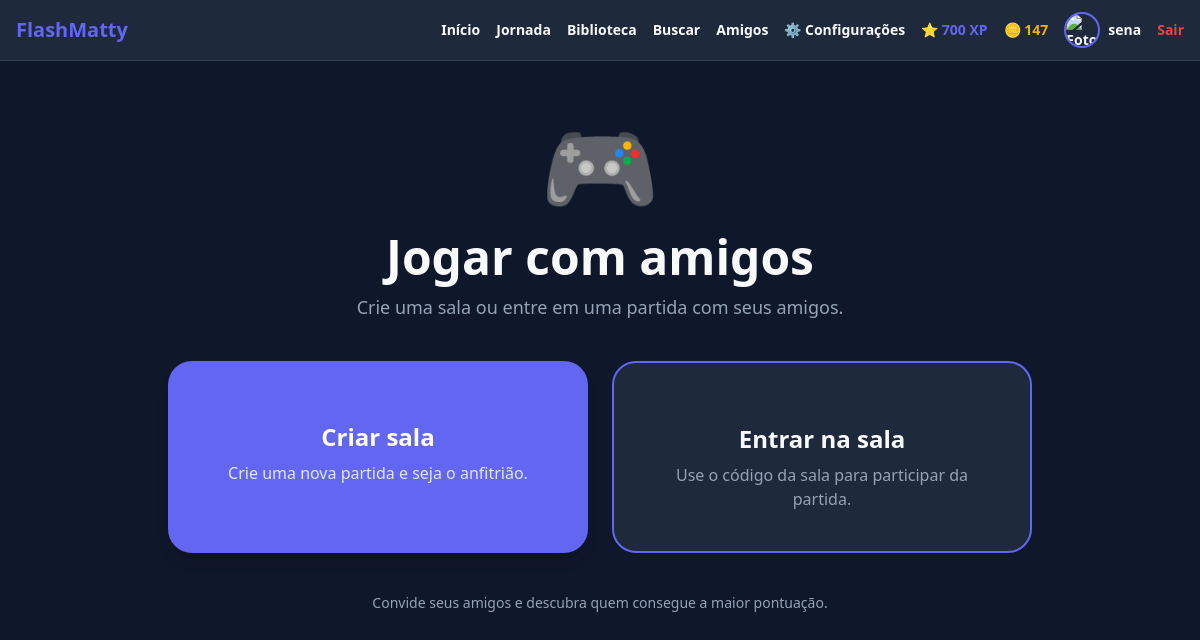
/multiplayer/ (signed in), run on the app's committed database.
### models.py (models this page shows, shortened)
class Usuario(UserMixin, db.Model):
    __tablename__ = "usuario"
    id = db.Column(
        db.Integer,
        primary_key=True
    )
    nome = db.Column(
        db.String(80),
        nullable=False
    )
    username = db.Column(
        db.String(40),
        unique=True,
        nullable=False
    )
    senha = db.Column(
        db.String(255),
        nullable=False
    )
    xp = db.Column(
        db.Integer,
        nullable=False,
        default=0
    )
    moedas = db.Column(
        db.Integer,
        nullable=False,
        default=0
    )
    acertos = db.Column(
        db.Integer,
        nullable=False,
        default=0
    )
    erros = db.Column(
        db.Integer,
        nullable=False,
        default=0
    )
    criado_em = db.Column(
        db.DateTime,
        nullable=False,
        default=datetime.utcnow
    )

### multiplayer/routes.py (the view)
@multiplayer_bp.route("/")
@login_required
def inicio():
    return render_template(
        "multiplayer/inicio.html"
    )

### app.py (called while the page is built)
@login_manager.user_loader
def carregar_usuario(user_id):
    try:
        return db.session.get(
            Usuario,
            int(user_id)
        )
    except (
        ValueError,
        TypeError
    ):
        return None

### social/routes.py (called while the page is built)
@social_bp.app_context_processor
def contexto_social():
    pedidos = 0
    if (
        current_user.is_authenticated
    ):
        pedidos = (
            Amizade.query
            .filter_by(
                destinatario_id=
                    current_user.id,
                status=
                    "pendente"
            )
            .count()
        )
    return {
        "social_csrf_token":
            gerar_csrf_token,
        "social_pedidos_pendentes":
            pedidos,
        "social_esta_online":
            esta_online,
        "social_formatar_ultimo_acesso":
            formatar_ultimo_acesso
    }

### templates/multiplayer/inicio.html (shortened to what this page needs)
{% extends "base.html" %}
{% block content %}
<div class="max-w-4xl mx-auto px-4 py-10 md:py-14">
    <div class="text-center">
        <div class="text-7xl md:text-8xl">
            🎮
        </div>
        <h1 class="
            text-4xl
            md:text-5xl
            font-black
            mt-5
            text-slate-900
        ">
            Jogar com amigos
        </h1>
        <p class="
            text-slate-500
            mt-3
            text-base
            md:text-lg
        ">
            Crie uma sala ou entre em uma partida com seus amigos.
        </p>
    </div>
    <div class="
        grid
        grid-cols-1
        md:grid-cols-2
        gap-6
        mt-10
    ">
        <a
            href="{{ url_for('multiplayer.criar') }}"
            class="
                group
                bg-indigo-600
                text-white
                rounded-3xl
                p-8
                md:p-10
                text-center
                shadow-lg
                transition
                duration-200
                hover:bg-indigo-700
                hover:shadow-xl
                hover:-translate-y-1
                focus:outline-none
                focus:ring-4
                focus:ring-indigo-300
            "
        >
            <h2 class="
                text-2xl
                font-black
                mt-5
            ">
                Criar sala
            </h2>
            <p class="
                mt-2
                text-indigo-100
            ">
                Crie uma nova partida e seja o anfitrião.
            </p>
        </a>
        <a
            href="{{ url_for('multiplayer.entrar') }}"
            class="
                group
                bg-white
                border-2
                border-indigo-200
                rounded-3xl
                p-8
                md:p-10
                text-center
                shadow-sm
                transition
                duration-200
                hover:border-indigo-400
                hover:shadow-xl
                hover:-translate-y-1
                focus:outline-none
                focus:ring-4
                focus:ring-indigo-200
            "
        >
            <h2 class="
                text-2xl
                font-black
                mt-5
                text-slate-900
            ">
                Entrar na sala
            </h2>
            <p class="
                text-slate-500
                mt-2
            ">
                Use o código da sala para participar da partida.
            </p>
        </a>
    </div>
    <div class="
        mt-10
        text-center
        text-sm
        text-slate-400
    ">
        Convide seus amigos e descubra quem consegue a maior pontuação.
    </div>
</div>
{% endblock %}

### templates/base.html (shortened to what this page needs)
<!DOCTYPE html>
<html lang="pt-BR">
<head>
    <script src="https://cdn.tailwindcss.com"></script>
</head>
<body
    class="
        app-body
        min-h-screen
    "
>
{% if current_user.is_authenticated %}
<header
    class="
        app-header
        border-b
        sticky
        top-0
        z-50
        backdrop-blur-xl
    "
>
    <div
        class="
            max-w-7xl
            mx-auto
            px-4
            py-3
            flex
            flex-wrap
            gap-4
            items-center
            justify-between
        "
    >
        <a
            href="{{ url_for('dashboard') }}"
            class="
                app-logo
                font-black
                text-xl
                transition
            "
        >
            FlashMatty
        </a>
        <nav
            class="
                flex
                flex-wrap
                items-center
                justify-end
                gap-3
                sm:gap-4
                text-sm
                font-bold
            "
        >
            <a
                href="{{ url_for('dashboard') }}"
                class="app-nav-link transition"
            >
                Início
            </a>
            <a
                href="{{ url_for('jornada') }}"
                class="app-nav-link transition"
            >
                Jornada
            </a>
            <a
                href="{{ url_for('biblioteca') }}"
                class="app-nav-link transition"
            >
                Biblioteca
            </a>
            <a
                href="{{ url_for('social.buscar_usuarios') }}"
                class="app-nav-link transition"
            >
                Buscar
            </a>
            <a
                href="{{ url_for('social.amigos') }}"
                class="
                    app-nav-link
                    relative
                    transition
                "
            >
                Amigos
            </a>
            <a
                href="{{ url_for('configuracoes') }}"
                class="
                    app-nav-link
                    transition
                "
                title="Configurações"
            >
                ⚙️
                <span class="hidden lg:inline">
                    Configurações
                </span>
            </a>
            <span
                class="
                    text-indigo-500
                    whitespace-nowrap
                "
            >
                ⭐ {{ current_user.xp or 0 }} XP
            </span>
            <span
                class="
                    text-yellow-500
                    whitespace-nowrap
                "
            >
                🪙 {{ current_user.moedas or 0 }}
            </span>
            <a
                href="{{ url_for(
                    'social.perfil',
                    username=current_user.username
                ) }}"
                class="
                    app-nav-link
                    flex
                    items-center
                    gap-2
                    transition
                "
            >
                <img
                    src="{{ url_for(
                        'social.foto_perfil',
                        usuario_id=current_user.id
                    ) }}"
                    alt="Foto de {{ current_user.nome }}"
                    class="
                        app-avatar
                        w-9
                        h-9
                        rounded-full
                        object-cover
                        border-2
                    "
                >
                <span class="hidden sm:inline">
                    {{ current_user.nome }}
                </span>
            </a>
            <a
                href="{{ url_for('logout') }}"
                class="
                    text-red-500
                    hover:text-red-400
                    transition
                "
            >
                Sair
            </a>
        </nav>
    </div>
</header>
{% endif %}
<main>
    {% block content %}
    {% endblock %}
</main>
</body>
</html>

### templates/base.html (style rules this page uses)
:root { --fm-primary: #6366f1; --fm-bg: #0f172a; --fm-card: #1e293b; --fm-surface: #334155; --fm-text: #f8fafc; --fm-muted: #94a3b8; --fm-border: #334155; --fm-on-primary: #ffffff; }
html, body { transition: background-color .20s ease, color .20s ease; }
body { background-color: var(--fm-bg) !important; color: var(--fm-text) !important; }
.app-header { background-color: var(--fm-card) !important; border-color: var(--fm-border) !important; color: var(--fm-text) !important; }
.app-logo { color: var(--fm-primary) !important; }
.app-nav-link { color: var(--fm-text) !important; }
.app-avatar { border-color: var(--fm-primary) !important; }
.bg-white, .bg-slate-800 { background-color: var(--fm-card) !important; }
.text-slate-900, .text-slate-800, .text-slate-700 { color: var(--fm-text) !important; }
.text-slate-300, .text-slate-400, .text-slate-500, .text-slate-600 { color: var(--fm-muted) !important; }
.text-white { color: var(--fm-text) !important; }
.bg-indigo-500.text-white, .bg-indigo-600.text-white, .bg-indigo-700.text-white, .bg-violet-600.text-white, .bg-violet-700.text-white, .bg-red-500.text-white, .bg-red-600.text-white, .bg-green-500.text-white, .bg-green-600.text-white { color: #ffffff !important; }
.bg-indigo-500, .bg-indigo-600, .bg-indigo-700 { background-color: var(--fm-primary) !important; }
.text-indigo-300, .text-indigo-400, .text-indigo-500, .text-indigo-600, .text-indigo-700 { color: var(--fm-primary) !important; }
.border-indigo-200, .border-indigo-300, .border-indigo-400, .border-indigo-500, .border-indigo-600 { border-color: var(--fm-primary) !important; }
html[data-theme="dark"] { color-scheme: dark; }
html:not(.reduzir-animacoes) { scroll-behavior: smooth; }

### data on the page
Usuario: xp "700", moedas "147", nome "sena"
